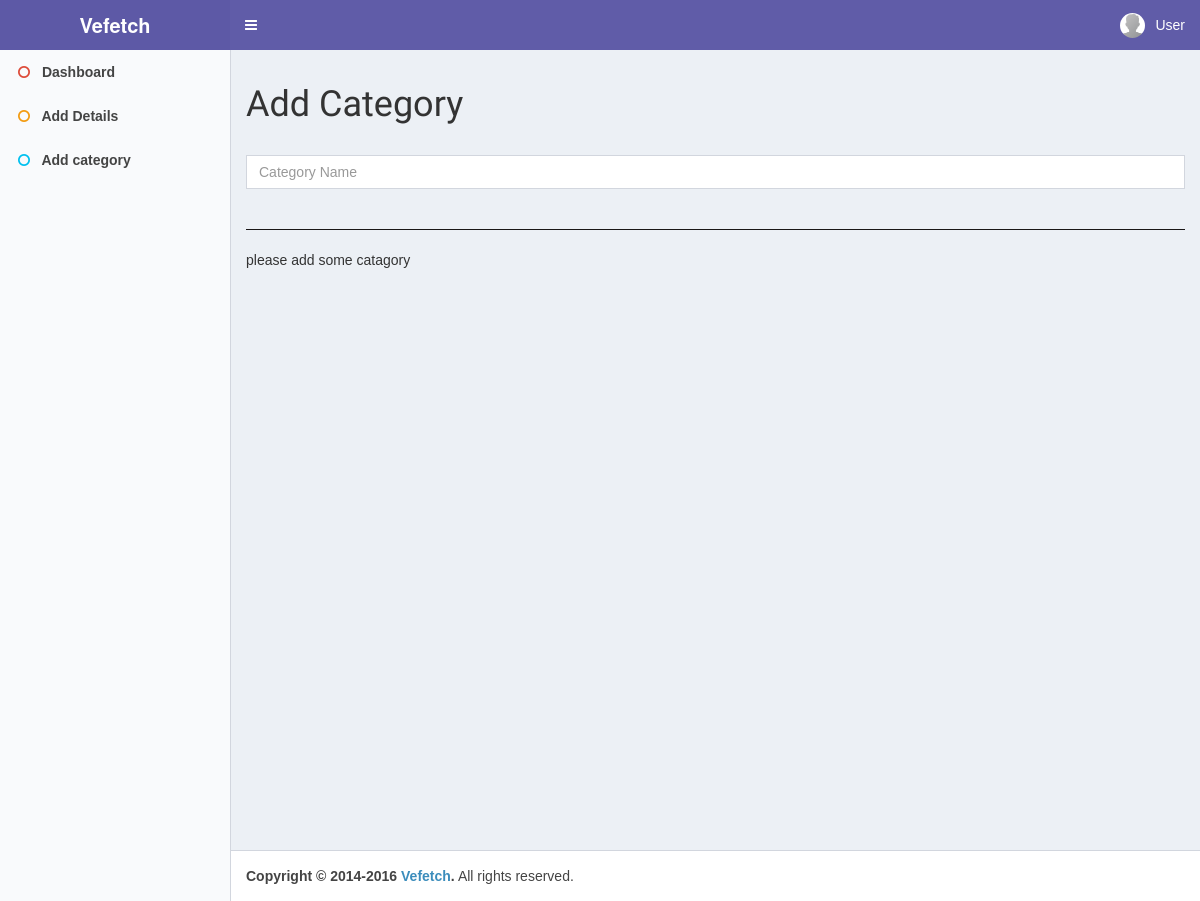
/view/add_catagory.php, run on an earlier commit of the app's database.
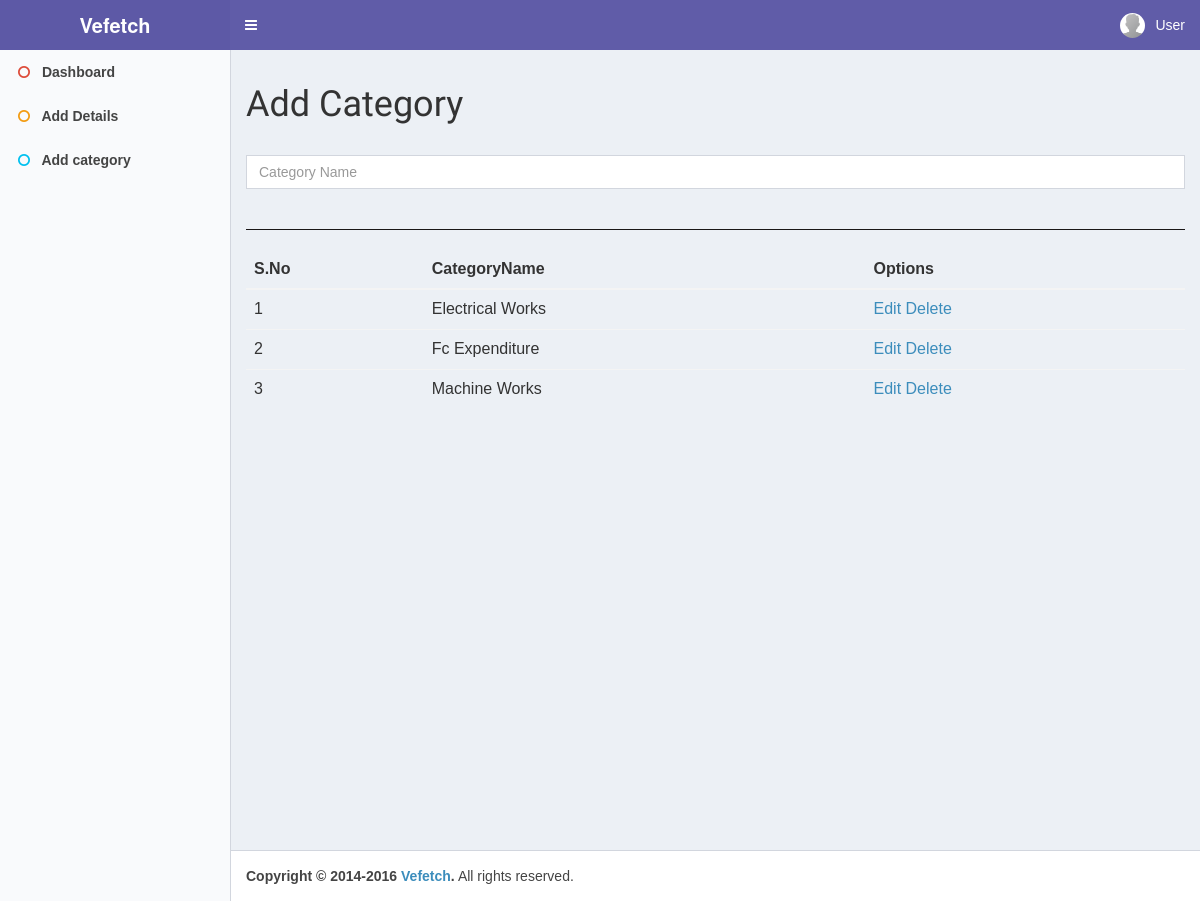
And on a later commit of the database.
### tables this page shows
CREATE TABLE `catagory` (
  `id` int(10) NOT NULL,
  `catagory_name` varchar(255) NOT NULL
);

### model/db.php (called while the page is built, shortened)
<?php
	function db_connect(){
		$connection = mysqli_connect("localhost", "root", "", "vehicle_monitoring");
		return $connection;
	}
	function execute_query($query, $link){
		if(!empty($link)){
			return mysqli_query($link, $query);
		}else{
			return mysqli_query(db_connect(), $query);
		}
	}
	function get_array_from_object($result){
		return mysqli_fetch_array($result, MYSQLI_ASSOC);
	}
	function is__array($value){
		return is_array($value);
	}
	function emptty($value){
		return empty($value);
	}

### model/select.php (called while the page is built, shortened)
<?php
	function select($column_names, $table_name, $conditions, $con){
		$sql = get_select_query($column_names, $table_name, $conditions);
		if($result = execute_query($sql, $con)){
			while($row = get_array_from_object($result)) {
				$selected_rows[] = $row;
			}
			if(empty($selected_rows)){
				$selected_rows = "empty";
			}
			return $selected_rows;
		} else{
			return $selected_rows = "empty";
		}
	}
	function get_select_query($column_names, $table_name, $conditions){
		$column = parse_column($column_names);
		if(emptty($conditions)){
			$query = "SELECT ".$column." FROM ".$table_name;
		} else{
			$condition = parse_condition($conditions);
			$query = "SELECT ".$column." FROM ".$table_name . " WHERE ".$condition;
		}
		return $query;
	}
	function parse_column($column_names){
		if(is__array($column_names)){
			$i = 1;
			foreach ($column_names as $key => $column_name) {
				if($i == 1){
					$colum_sql = $column_name;
					++$i;
				} else{
					$colum_sql = $colum_sql.",".$column_name;
				}
			}
		} else{
			$colum_sql = $column_names;
		}
		return $colum_sql;
	}

### controller/add_catagory_controller.php (called while the page is built)
<?php
	include_once '../model/db.php';
	function get_total_catagory()
	{
		$conn=db_connect();
		return select("*","catagory","",$conn);
	}

### view/add_catagory.php (the view, shortened to what this page needs)
<?php include_once 'header.php'; ?>
	<div class="home_header">
		<h1>Add Category</h1>
		<br>
		<form method="post" action="../controller/add_catagory.php">
			<input type="textbox" name="catagory_name" pattern="[A-Za-z]{1,30}" maxlength="30" class="form-control" placeholder="Category Name" required autofocus><br/>
		</form>
		<hr style="border-top: 1px solid #191616">
	</div>
	<div class="home_content">
		<?php
			include_once '../controller/add_catagory_controller.php';
			$total_catagories = get_total_catagory();
			if($total_catagories != "empty"){
		?>
		<table class="table table-hover">
		<thead>
		<tr>
		<th><strong>S.No</strong></th>
		<th><strong>CategoryName</strong></th>
		<th><strong>Options</strong></th>
		</tr>
		</thead>
		<tbody>
		<?php
			$html_content = "";
			foreach ( $total_catagories as $key => $total_catagory) {
			$html_content = $html_content."<tr><td>".++$key."</td><td>".$total_catagory['catagory_name']."</td><td><a href='edit_catagory.php?id=".$total_catagory['id']."'>Edit</a> <a href='../controller/delete_catagory.php?id=".$total_catagory['id']."'>Delete</a></tr>";
			}
			echo $html_content;
			?>
			</tbody>
			</table>
			<?php }else{
			echo "please add some catagory";
			}
		?>
	</div>
<?php include_once 'footer.php'; ?>

### view/header.php (shortened to what this page needs)
<?php
  include_once '../model/db.php';
 ?>
<html>
<head>
  <link rel="stylesheet" href="../css/bootstrap.min.css">
  <link rel="stylesheet" href="https://cdnjs.cloudflare.com/ajax/libs/font-awesome/4.5.0/css/font-awesome.min.css">
  <link rel="stylesheet" href="../css/AdminLTE.min.css">
  <link rel="stylesheet" href="../css/_all-skins.min.css">
  <link rel="stylesheet" type="text/css" href="../css/jquery-ui.css">
  <link rel="stylesheet" type="text/css" href="../css/home.css">
</head>
<body class="hold-transition skin-purple-light sidebar-mini">
<div class="wrapper">
  <header class="main-header">
    <a href="home.php" class="logo">
      <span class="logo-lg"><b>Vefetch</b></span>
    </a>
    <nav class="navbar navbar-static-top">
      <a href="#" class="sidebar-toggle" data-toggle="offcanvas" role="button">
      </a>
      <div class="navbar-custom-menu">
        <ul class="nav navbar-nav">
          <li class="dropdown user user-menu">
            <a href="#" class="dropdown-toggle" data-toggle="dropdown">
              <img src="../img/default.png" class="user-image" alt="User Image">
              <span class="hidden-xs">User</span>
            </a>
          </li>
        </ul>
      </div>
    </nav>
  </header>
  <aside class="main-sidebar">
      <section class="sidebar">
        <ul class="sidebar-menu">
          <li><a href="home.php"><i class="fa fa-circle-o text-red "></i> <span>Dashboard</span></a></li>
          <li><a href="add_vehicle.php"><i class="fa fa-circle-o text-yellow"></i> <span>Add Details</span></a></li>
          <li><a href="add_catagory.php"><i class="fa fa-circle-o text-aqua"></i> <span>Add category</span></a></li>
        </ul>
      </section>
  </aside>
  <div class="content-wrapper">
    <section class="content">

### view/footer.php (shortened to what this page needs)
  </section>
  </div>
  <footer class="main-footer">
   <strong>Copyright &copy; 2014-2016 <a href="http://vefetch.com">Vefetch</a>.</strong> All rights
    reserved.
  </footer>
</div>
</body>
</html>

### css/home.css (style rules this page uses)
* { margin:0;padding:0; }
body { background:#fff; font-family:Verdana,sans-serif; }

What changed in the data, as far as the page shows it:
added catagory: catagory_name "Electrical Works"
added catagory: catagory_name "Fc Expenditure"
added catagory: catagory_name "Machine Works"
Also different on the page:
text no longer shown: "please add some catagory"
text now shown: "S.No CategoryName Options Edit Edit Edit Delete Delete Delete"
